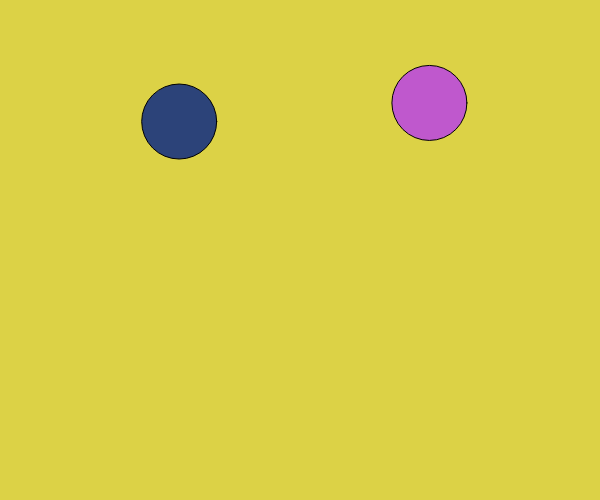
Frame 1 (no input)
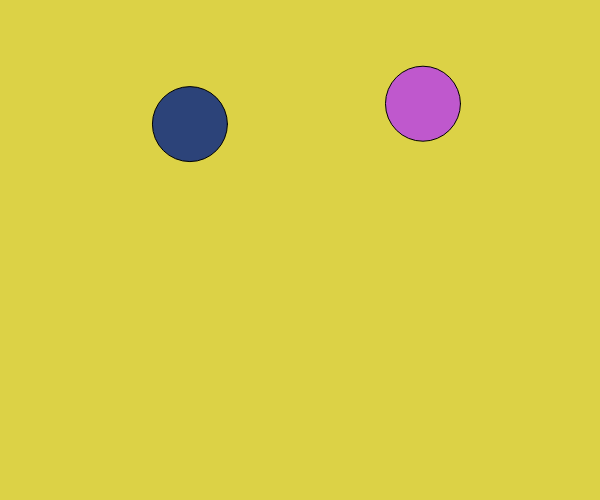
Frame 60 (no input)
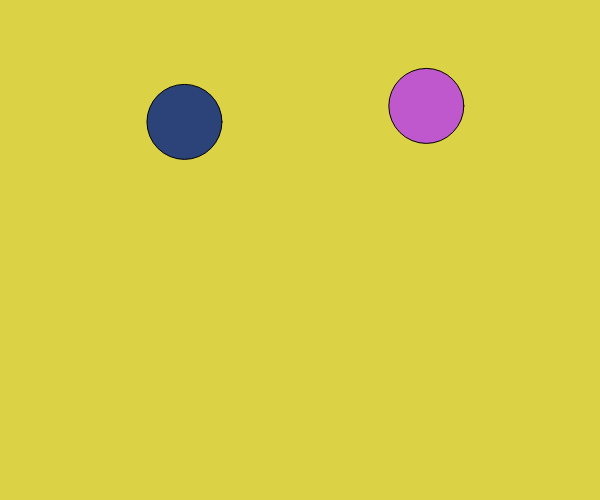
Frame 120 (the mouse pressed at the canvas centre since frame 60)

The p5.js sketch that drew these frames (run headless with seeded random() and noise() and a simulated clock; from frame 60 on, the mouse is pressed at the canvas centre):

// p5.js sketch
// ── sketch.js
var sizeMod = 0.7;
var peatryDish = [];

function setup() {
  createCanvas(600, 500);
  peatryDish.push(new Cell());
  peatryDish.push(new Cell());
}

function draw() {
  background(220, 210, 70);
  for (var i = 0; i < peatryDish.length; ++i) {
    peatryDish[i].move();
    peatryDish[i].show();
  }
}

function mousePressed() {
  for (var i = peatryDish.length - 1; i >= 0; --i) {
    if (peatryDish[i].clicked(mouseX, mouseY)) {
      peatryDish.push(peatryDish[i].mitosis());
      peatryDish.push(peatryDish[i].mitosis());
      peatryDish.splice(i, 1);
    }
  }
}
// ── cells.js
function Cell(position, radius, c) {
  if (position)
    this.position = position.copy();
  else
    this.position = createVector(random(width), random(height));

  this.radius = radius || 75;
  this.c = c || color(random(255), random(255), random(255))

  this.clicked = function(x, y) {
    var d = dist(this.position.x, this.position.y, x, y);
    if (d < this.radius) {
      return true;
    } else return false;
  }

  this.mitosis = function() {
    var cell = new Cell(this.position, this.r * sizeMod, this.c);
    this.position.x += random(-this.r, this.r);
    this.position.y += random(-this.r, this.r);
    return cell;
  }
  this.move = function() {
    var vel = p5.Vector.random2D();
    this.position.add(vel);
  }
  this.show = function() {
    fill(this.c);
    ellipse(this.position.x, this.position.y, this.radius);

  }
}
